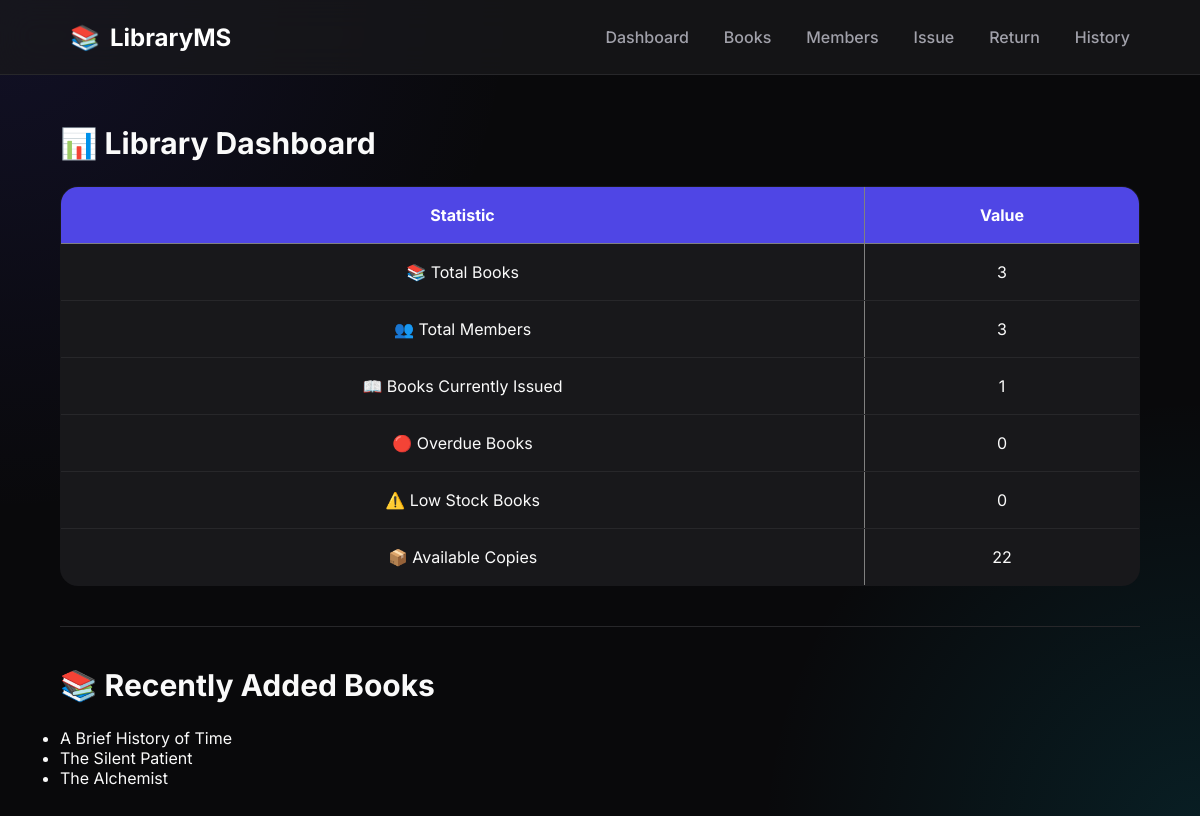
Before: / with the older database file.
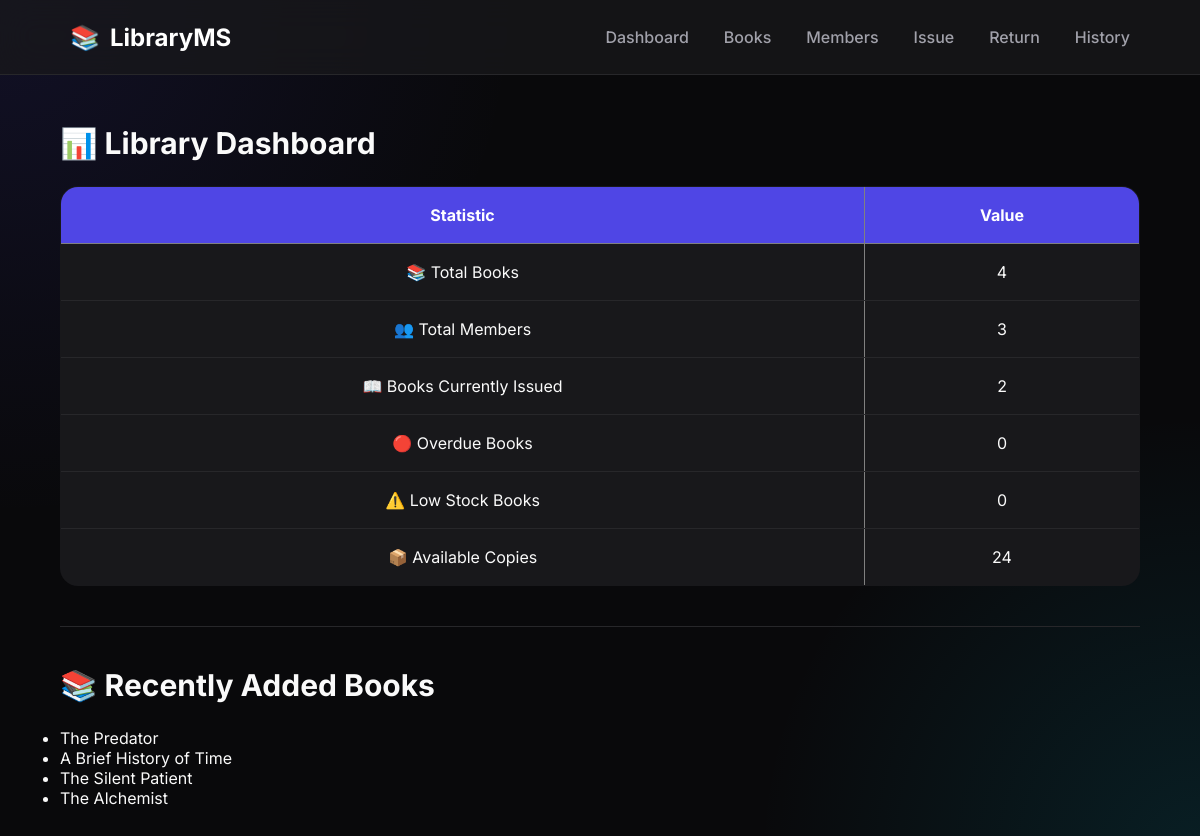
After: the same page with the newer database file.
### tables this page shows
CREATE TABLE books (
        book_id INTEGER PRIMARY KEY AUTOINCREMENT,
        title TEXT NOT NULL,
        author TEXT NOT NULL,
        category TEXT,
        quantity INTEGER 
    );

### app.py (the view)
@app.route("/")
def home():
    conn = sqlite3.connect("library.db")
    cursor = conn.cursor()
    cursor.execute("SELECT COUNT(*) FROM books")
    total_books = cursor.fetchone()[0]
    cursor.execute("SELECT COUNT(*) FROM members")
    total_members = cursor.fetchone()[0]
    cursor.execute("""
        SELECT COUNT(*)
        FROM issued_books
        WHERE return_date IS NULL
    """)
    books_issued = cursor.fetchone()[0]
    cursor.execute("""
        SELECT COUNT(*)
        FROM issued_books
        WHERE
            return_date IS NULL
            AND due_date < DATE('now')
    """)
    overdue_books = cursor.fetchone()[0]
    cursor.execute("""
        SELECT COUNT(*)
        FROM books
        WHERE quantity <= 2
    """)
    low_stock = cursor.fetchone()[0]
    cursor.execute("""
        SELECT SUM(quantity)
        FROM books
    """)
    available_books = cursor.fetchone()[0]
    if available_books is None:
        available_books = 0
    cursor.execute("""
        SELECT title
        FROM books
        ORDER BY book_id DESC
        LIMIT 5
    """)
    recent_books = cursor.fetchall()
    conn.close()
    return render_template(
        "index.html",
        total_books=total_books,
        total_members=total_members,
        books_issued=books_issued,
        overdue_books=overdue_books,
        low_stock=low_stock,
        available_books=available_books,
        recent_books=recent_books
    )

### templates/index.html (shortened to what this page needs)
{% extends "base.html" %}
{% block content %}
<h2>📊 Library Dashboard</h2>
<table border="1" cellpadding="10">
<tr>
    <th>Statistic</th>
    <th>Value</th>
</tr>
<tr>
    <td>📚 Total Books</td>
    <td>{{ total_books }}</td>
</tr>
<tr>
    <td>👥 Total Members</td>
    <td>{{ total_members }}</td>
</tr>
<tr>
    <td>📖 Books Currently Issued</td>
    <td>{{ books_issued }}</td>
</tr>
<tr>
    <td>🔴 Overdue Books</td>
    <td>{{ overdue_books }}</td>
</tr>
<tr>
    <td>⚠️ Low Stock Books</td>
    <td>{{ low_stock }}</td>
</tr>
<tr>
    <td>📦 Available Copies</td>
    <td>{{ available_books }}</td>
</tr>
</table>
<hr>
<h2>📚 Recently Added Books</h2>
<ul>
{% for book in recent_books %}
<li>{{ book[0] }}</li>
{% endfor %}
</ul>
{% endblock %}

Changed rows visible on the page:
added books: title "The Predator"
Other visible differences:
{{ total_books }}: "3" → "4"
{{ books_issued }}: "1" → "2"
{{ available_books }}: "22" → "24"
